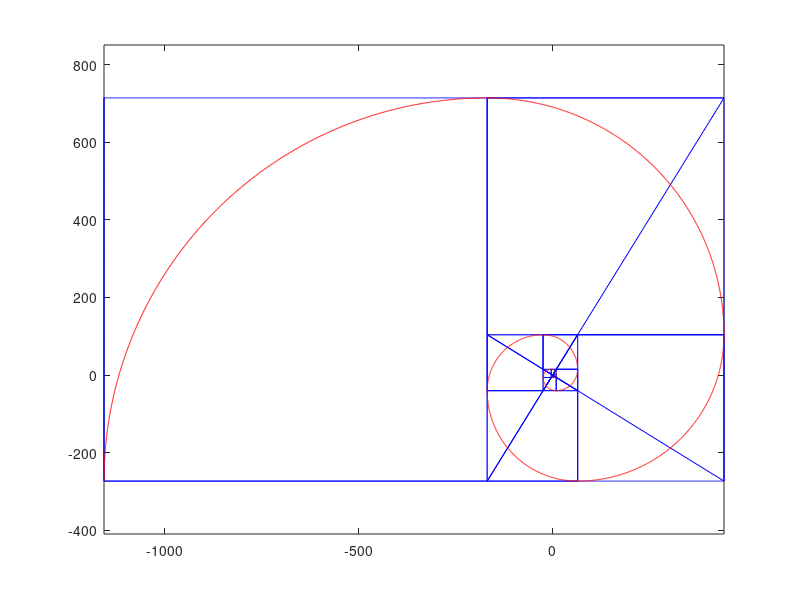

This chart was generated by the following MATLAB code:
%%
%Tansformation
clear;
clf;
T = @(tx, ty) [eye(3,2) [tx ty 1]'];

% This is an arbitrary scaling matrix
S = @(sx, sy) [sx, 0,  0; 
               0,  sy, 0;
               0,  0,  1];  
           
% This is an arbitrary rotation matric
R = @(ro) [cos(ro), sin(ro),0;
           -sin(ro), cos(ro),0;
           0,      0 ,1];
%%
%Fibonacci siries
f = [];
f(1) = 1;
f(2) = 1;
for i = 3:16
    f(i) = f(i-1)+f(i-2);
end

fiboarc = [];

%%
%Unit arc
thetar = linspace(0, 1/2*pi, 1000);
[x, y] = pol2cart(thetar, ones(size(thetar)));
unitarc = [x; y; ones(size(x))];
plot(unitarc(1,:),unitarc(2,:),'red');

%%
%create unit square
side = linspace(0, 1, 1000);
x1=0;
y1=side;
x2=side;
y2=0;
x3=1;
y3=side;
x4 =side;
y4 =1;
line1 = [0.*ones(size(y1));
         y1;
         ones(size(y1));];
line2 = [x2;
         0.*ones(size(x2));
         ones(size(x2));];
line3 = [1.*ones(size(y3));
         y3;
         ones(size(y3));];
line4 = [x4;
         1.*ones(size(x4));
         ones(size(x4));];
unitsquare = [line1, line2, line3, line4];
plot(unitsquare(1,:),unitsquare(2,:))
    axis([-10,10,-10,10])
    
%%
% unit arc and unit square
clf;
plot(unitarc(1,:),unitarc(2,:),'red');
hold on
plot(unitsquare(1,:),unitsquare(2,:),'blue')
axis equal

%orgin arc and orgin square
originarc = R(pi)*unitarc;
originsquare = R(pi)*unitsquare;
clf;
plot(originarc(1,:),originarc(2,:),'red');
hold on
plot(originsquare(1,:),originsquare(2,:),'blue')
axis equal

%%
% origin xy position
x =[];
y = [];
x(1) =0;
y(1) =0;
for i = 2:16
    if mod(i,2)==1 % i is odd
        x(i) = x(i-1)+((-1)^floor((i-1)/2))*(f(i)-f(i-1));
        y(i) = y(i-1);
    else % i is even
        x(i) = x(i-1);
        y(i) = y(i-1)+((-1)^(floor((i-1)/2)))*(f(i)-f(i-1));
    end
end

%%
%plot fibonacci arc and fibonacci square
clc;


fiboarc = [];
fibosquare =[];
for j = 1:16
    newarc=T(x(j),y(j))*R(-(j-1)/2*pi)*S(f(j),f(j))*originarc;
    fiboarc= horzcat(fiboarc, newarc);
    newsquare =  T(x(j),y(j))*R(-(j-1)/2*pi)*S(f(j),f(j))*originsquare;
    fibosquare = horzcat(fibosquare, newsquare);
end

plot(fibosquare(1,:),fibosquare(2,:),'b')
plot(fiboarc(1,:),fiboarc(2,:), 'r')
axis equal




